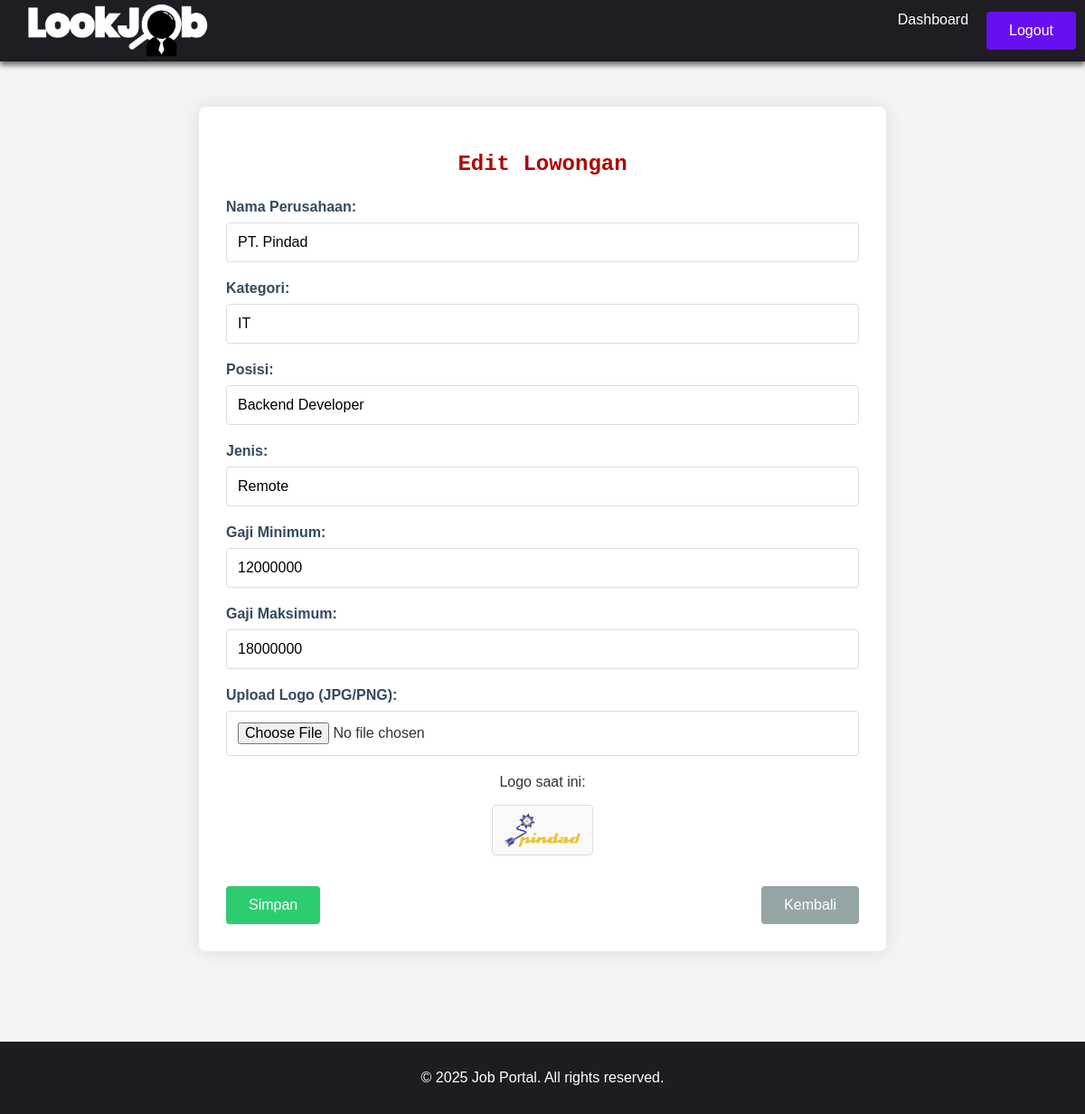
The page /edit.php?id=1 (signed in) on the database as committed earlier.
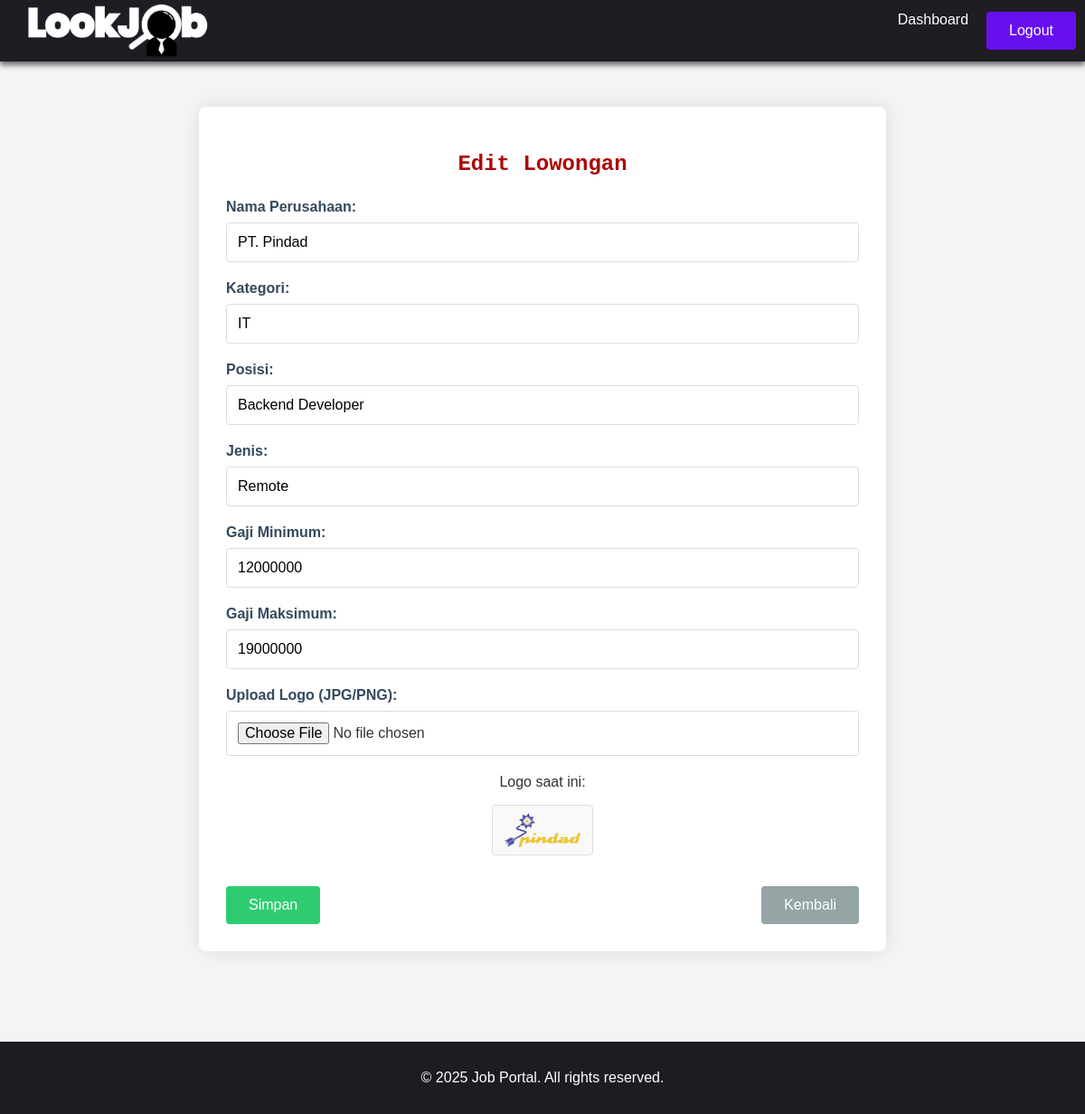
The same page on the database as committed later.
### tables this page shows
CREATE TABLE `jobs` (
  `id` int(11) NOT NULL,
  `nama_perusahaan` varchar(100) DEFAULT NULL,
  `logo` varchar(255) DEFAULT NULL,
  `kategori` varchar(50) DEFAULT NULL,
  `posisi` varchar(100) DEFAULT NULL,
  `jenis` varchar(50) DEFAULT NULL,
  `gaji` varchar(50) DEFAULT NULL,
  `detail_page` varchar(100) DEFAULT NULL,
  `deskripsi` text DEFAULT NULL,
  `syarat` text DEFAULT NULL,
  `lokasi` varchar(255) DEFAULT NULL,
  `batas_lamaran` date DEFAULT NULL,
  `gaji_min` int(11) DEFAULT NULL,
  `gaji_max` int(11) DEFAULT NULL
);

### edit.php (the view, shortened to what this page needs)
<?php
include 'koneksi.php';
$id = intval($_GET['id']);
$nama_perusahaan_company = '';
if ($_SESSION['role'] === 'admin') {
    $query = "SELECT * FROM jobs WHERE id = $id";
} else {
    $nama_perusahaan_company_esc = mysqli_real_escape_string($conn, $nama_perusahaan_company);
    $query = "SELECT * FROM jobs WHERE id = $id AND nama_perusahaan = '$nama_perusahaan_company_esc'";
}
$result = mysqli_query($conn, $query);
$row = mysqli_fetch_assoc($result);
?>
<!DOCTYPE html>
<html lang="id">
<head>
    <link rel="stylesheet" href="styles.css">
</head>
<body>
    <header>
        <nav class="navbar">
            <a href="admin_menu.php">
                <img class="logo" src="images/navbarLogo.png" alt="Logo">
            </a>
            <ul class="nav-links">
                <li><a href="admin_menu.php">Dashboard</a></li>
                <li><a href="logout.php" class="contact-btn">Logout</a></li>
            </ul>
        </nav>
    </header>
    <main>
        <div class="form-box">
            <h2>Edit Lowongan</h2>
            <form method="POST" enctype="multipart/form-data">
                <div class="form-group">
                    <label for="nama_perusahaan">Nama Perusahaan:</label>
                    <input type="text" id="nama_perusahaan" name="nama_perusahaan"
                           value="<?= htmlspecialchars($row['nama_perusahaan']) ?>" required>
                </div>
                <div class="form-group">
                    <label for="kategori">Kategori:</label>
                    <input type="text" id="kategori" name="kategori"
                           value="<?= htmlspecialchars($row['kategori']) ?>" required>
                </div>
                <div class="form-group">
                    <label for="posisi">Posisi:</label>
                    <input type="text" id="posisi" name="posisi"
                           value="<?= htmlspecialchars($row['posisi']) ?>" required>
                </div>
                <div class="form-group">
                    <label for="jenis">Jenis:</label>
                    <input type="text" id="jenis" name="jenis"
                           value="<?= htmlspecialchars($row['jenis']) ?>" required>
                </div>
                <div class="form-group">
                    <label for="gaji_min">Gaji Minimum:</label>
                    <input type="number" id="gaji_min" name="gaji_min"
                           value="<?= htmlspecialchars($row['gaji_min']) ?>" required>
                </div>
                <div class="form-group">
                    <label for="gaji_max">Gaji Maksimum:</label>
                    <input type="number" id="gaji_max" name="gaji_max"
                           value="<?= htmlspecialchars($row['gaji_max']) ?>" required>
                </div>
                <div class="form-group">
                    <label for="logo">Upload Logo (JPG/PNG):</label>
                    <input type="file" id="logo" name="logo" accept=".jpg,.jpeg,.png">
                </div>
                <?php if (!empty($row['logo'])): ?>
                    <div class="current-logo">
                        <p>Logo saat ini:</p>
                        <img src="<?= htmlspecialchars($row['logo']) ?>" alt="Logo" width="100">
                    </div>
                <?php endif; ?>
                <div class="form-actions">
                    <button type="submit" class="btn-submit">Simpan</button>
                    <a href="admin_menu.php" class="btn-cancel">Kembali</a>
                </div>
            </form>
        </div>
    </main>
    <footer>
        <p>&copy; 2025 Job Portal. All rights reserved.</p>
    </footer>
</body>
</html>

Rows that differ between the two databases and show on the page:
changed jobs "PT. Pindad": gaji_max "18000000" → "19000000"
